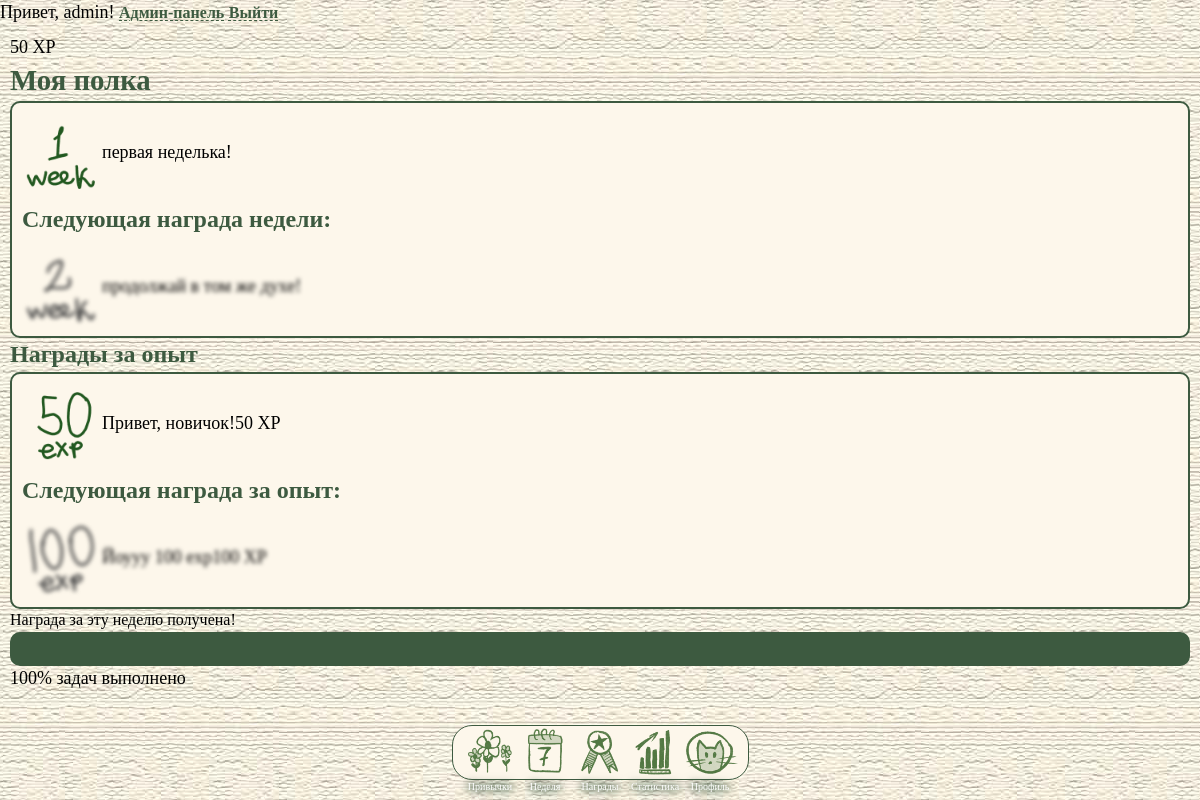
The page /rewards (signed in) on the database its author committed.
### app/models.py (models this page shows, shortened)
class User(UserMixin, db.Model):
    __tablename__ = 'users'
    id = db.Column(db.Integer, primary_key=True)
    email = db.Column(db.String(120), unique=True, nullable=False)
    username = db.Column(db.String(80), nullable=False)
    password_hash = db.Column(db.String(255), nullable=False)
    avatar_url = db.Column(db.String(255), nullable=True)
    experience = db.Column(db.Integer, default=0, nullable=False)
    days_streak = db.Column(db.Integer, default=0, nullable=False)
    created_at = db.Column(db.DateTime, default=datetime.utcnow, nullable=False)
    is_admin = db.Column(db.Boolean, default=False, nullable=False)
    habits = db.relationship('Habit', backref='user', lazy=True, cascade='all, delete-orphan')
    habit_logs = db.relationship('HabitLog', backref='user', lazy=True, cascade='all, delete-orphan')
    user_rewards = db.relationship('UserReward', backref='user', lazy=True, cascade='all, delete-orphan')
    user_weekly_rewards = db.relationship('UserWeeklyReward', backref='user', lazy=True, cascade='all, delete-orphan')

class WeeklyReward(db.Model):
    __tablename__ = 'weekly_rewards'
    id = db.Column(db.Integer, primary_key=True)
    position = db.Column(db.Integer, unique=True, nullable=False)  # порядок выдачи: 1, 2, 3...
    title = db.Column(db.String(120), nullable=False)
    icon_url = db.Column(db.String(255), nullable=False)
    user_weekly_rewards = db.relationship('UserWeeklyReward', backref='weekly_reward', lazy=True, cascade='all, delete-orphan')

class Reward(db.Model):
    __tablename__ = 'rewards'
    id = db.Column(db.Integer, primary_key=True)
    title = db.Column(db.String(120), nullable=False)
    icon_url = db.Column(db.String(255), nullable=False)
    required_xp = db.Column(db.Integer, nullable=False)  # порог опыта
    user_rewards = db.relationship('UserReward', backref='reward', lazy=True, cascade='all, delete-orphan')

### app/routes.py (the view)
@main.route('/rewards')
@login_required
def rewards():
    today = date.today()
    monday = today - timedelta(days=today.weekday())
    sunday = monday + timedelta(days=6)
    _, _, percent = _week_completion(current_user.id, monday, sunday)
    remaining = max(0, WEEKLY_GOAL_PERCENT - percent)
    earned_weekly = sorted(
        current_user.user_weekly_rewards,
        key=lambda uw: uw.obtained_at, reverse=True,
    )
    shelf = [uw.weekly_reward for uw in earned_weekly]
    next_position = len(current_user.user_weekly_rewards) + 1
    next_weekly = WeeklyReward.query.filter_by(position=next_position).first()
    earned_xp = sorted(
        current_user.user_rewards,
        key=lambda ur: ur.obtained_at, reverse=True,
    )
    earned_xp_rewards = [ur.reward for ur in earned_xp]
    earned_ids = {ur.reward_id for ur in current_user.user_rewards}
    next_xp = (
        Reward.query
        .filter(Reward.id.notin_(earned_ids) if earned_ids else True)
        .order_by(Reward.required_xp)
        .first()
    )
    return render_template(
        'rewards.html',
        user=current_user,
        shelf=shelf,
        next_weekly=next_weekly,
        earned_xp_rewards=earned_xp_rewards,
        next_xp=next_xp,
        percent=percent,
        remaining=remaining,
        goal=WEEKLY_GOAL_PERCENT,
    )

### app/models.py (called while the page is built)
@login_manager.user_loader
def load_user(user_id: str):
    return User.query.get(int(user_id))

### app/routes.py (called while the page is built)
def _habit_scheduled_on(habit, day: date, iso_dow: int) -> bool:
    if day < habit.created_at.date():
        return False
    if habit.frequency == 'daily':
        return True
    if habit.frequency == 'weekly' and habit.target_days:
        return iso_dow in habit.target_days
    return False

def _week_completion(user_id, monday, sunday, habits=None):
    if habits is None:
        habits = Habit.query.filter_by(user_id=user_id, is_active=True).all()
    logs = HabitLog.query.filter(
        HabitLog.user_id == user_id,
        HabitLog.is_done.is_(True),
        HabitLog.log_date >= monday,
        HabitLog.log_date <= sunday,
    ).all()
    done_set = {(log.habit_id, log.log_date) for log in logs}
    total = done = 0
    for i in range(7):
        d = monday + timedelta(days=i)
        iso_dow = i + 1
        for h in habits:
            if _habit_scheduled_on(h, d, iso_dow):
                total += 1
                if (h.id, d) in done_set:
                    done += 1
    percent = round(done / total * 100) if total else 0
    return done, total, percent

### app/templates/rewards.html (shortened to what this page needs)
{% extends "base.html" %}
{% block content %}
<section class="rewards-page">
    <div class="rewards-xp">
        <span class="rewards-xp-value">{{ user.experience }}</span> XP
    </div>
    <h1 class="rewards-shelf-title">Моя полка</h1>
    <div class="rewards-shelf">
        {% for reward in shelf %}
        <div class="shelf-item" title="{{ reward.title }}">
            <img style="width: 80px;" class="shelf-item-icon" src="{{ url_for('static', filename=reward.icon_url) }}"
                alt="">
            <span class="shelf-item-title">{{ reward.title }}</span>
        </div>
        {% else %}
        <p class="rewards-shelf-empty">Пока нет недельных наград</p>
        {% endfor %}
        <h2 class="title-next-week">Следующая награда недели:</h2>
        {% if next_weekly %}
        <div class="shelf-item is-locked" title="{{ next_weekly.title }}">
            <img style="width: 80px;" class="shelf-item-icon"
                src="{{ url_for('static', filename=next_weekly.icon_url) }}" alt="">
            <span class="shelf-item-title">{{ next_weekly.title }}</span>
        </div>
        {% endif %}
    </div>
    <h2 class="rewards-xp-title">Награды за опыт</h2>
    <div class="rewards-xp-list">
        {% for reward in earned_xp_rewards %}
        <div class="xp-reward is-unlocked">
            <img style="width: 80px;" class="xp-reward-icon" src="{{ url_for('static', filename=reward.icon_url) }}"
                alt="">
            <span class="xp-reward-title">{{ reward.title }}</span>
            <span class="xp-reward-req">{{ reward.required_xp }} XP</span>
        </div>
        {% endfor %}
        <h2 class="title-next-xp">Следующая награда за опыт:</h2>
        {% if next_xp %}
        <div class="xp-reward is-locked">
            <img style="width: 80px;" class="xp-reward-icon" src="{{ url_for('static', filename=next_xp.icon_url) }}"
                alt="">
            <span class="xp-reward-title">{{ next_xp.title }}</span>
            <span class="xp-reward-req">{{ next_xp.required_xp }} XP</span>
        </div>
        {% elif not earned_xp_rewards %}
        <p class="rewards-xp-empty">Награды за опыт пока не добавлены</p>
        {% endif %}
    </div>
    <div class="rewards-week">
        {% if remaining > 0 %}
        <p class="rewards-week-note">
            Осталось выполнить ещё {{ remaining }}% привычек на этой неделе для получения награды
        </p>
        {% else %}
        <p class="rewards-week-note">Награда за эту неделю получена!</p>
        {% endif %}
        <div class="rewards-progress">
            <div class="rewards-progress-bar-container">
                <div class="rewards-progress-bar" style="width: {{ percent }}%"></div>
            </div>
            <span class="rewards-progress-label">{{ percent }}% задач выполнено</span>
        </div>
    </div>
</section>
{% endblock %}

### app/templates/base.html (shortened to what this page needs)
<!DOCTYPE html>
<html lang="en">
<head>
    <link rel="stylesheet" href="{{ url_for('static', filename='css/style.css') }}">
    <link rel="stylesheet" href="{{ url_for('static', filename='css/habits.css') }}">
    <link rel="stylesheet" href="{{ url_for('static', filename='css/reg_auth.css') }}">
    <link rel="stylesheet" href="{{ url_for('static', filename='css/week.css') }}">
    <link rel="stylesheet" href="{{ url_for('static', filename='css/rewards.css') }}">
    <link rel="stylesheet" href="{{ url_for('static', filename='css/stat.css') }}">
</head>
<body>
    <header id="auth-bar">
        {% if current_user.is_authenticated %}
            <span>Привет, {{ current_user.username }}!</span>
            {% if current_user.is_admin %}
                <a href="{{ url_for('admin.dashboard') }}">Админ-панель</a>
            {% endif %}
            <a href="{{ url_for('auth.logout') }}">Выйти</a>
        {% else %}
            <a href="{{ url_for('auth.login') }}">Войти</a>
            <a href="{{ url_for('auth.register') }}">Регистрация</a>
        {% endif %}
    </header>
    <main>
        {% block content %}{% endblock %}
    </main>
<div id="main-menu">
    <div id="dock">
        <a href="{{ url_for('main.habits') }}">
            <div class="dock-button">
                <img src="{{ url_for('static', filename='images/dock/habits_icon.png') }}" alt="">
                <p>Привычки</p>
            </div>
        </a>
        <a href="{{ url_for('main.week') }}">
            <div class="dock-button">
                <img src="{{ url_for('static', filename='images/dock/week_icon.png') }}" alt="">
                <p>Неделя</p>
            </div>
        </a>
        <a href="{{ url_for('main.rewards') }}">
            <div class="dock-button">
                <img src="{{ url_for('static', filename='images/dock/achievements_icon.png') }}" alt="">
                <p>Награды</p>
            </div>
        </a>
        <a href="{{ url_for('main.statistics') }}">
            <div class="dock-button">
                <img src="{{ url_for('static', filename='images/dock/statistics_icon.png') }}" alt="">
                <p>Статистика</p>
            </div>
        </a>
        <a href="{{ url_for('main.profile') }}">
            <div class="dock-button">
                <img src="{{ url_for('static', filename='images/dock/user_icon.png') }}" alt="">
                <p>Профиль</p>
            </div>
        </a>
    </div>
</div>
</body>
</html>

### app/static/css/style.css (style rules this page uses)
:root { --dark-green: #3d5a40; --light-green: #d7d6a5; --mid-beige: #f2ce74; --dark-green-transp: #28462783; --light-beige: #fdf7eb; --dock-height: 75px; --btn-font-size: 1rem; }
* { margin: 0; padding: 0; box-sizing: border-box; }
html { min-height: 100%; background-color: var(--light-beige); background-image: url("../images/backgrounds/cloth064.jpg"); background-position: center; }
body { min-height: 100vh; background: transparent; font-family: "Raleway"; line-height: 1.4; font-size: 18px; }
p { font-size: 1rem; font-weight: 500; }
a { font-size: 1rem; font-weight: 600; color: var(--dark-green); text-decoration-line: underline; text-decoration-style: dashed; text-decoration-thickness: 1px; text-underline-offset: 2px; }
h1 { font-family: "Raleway-Italic"; color: var(--dark-green); font-size: 1.8rem; font-weight: 700; }
h2 { color: var(--dark-green); font-size: 1.5rem; font-weight: 600; }
main { padding: 10px; padding-bottom: calc(var(--dock-height) + 20px); }
#main-menu { z-index: 100; width: 100%; position: fixed; bottom: 20px; }
#dock { margin: auto; padding: 0 10px 0 10px; height: 55px; width: max-content; display: flex; justify-content: center; align-items: flex-end; background-color: var(--light-beige); border: 1px solid var(--dark-green); border-radius: 20px; }
.dock-button { height: 55px; width: 55px; transition: all ease 0.2s; }
.dock-button p { margin-top: -5px; font-size: 10px; text-align: center; color: white; filter: drop-shadow(0 0 3px var(--dark-green)) drop-shadow(0 0 5px var(--dark-green)); }
#dock a { text-decoration: none; }
.dock-button img { width: 100%; }

### app/static/css/rewards.css (style rules this page uses)
.rewards-shelf { background-color: var(--light-beige); border-radius: 10px; border: 2px solid var(--dark-green); }
.rewards-xp-list { background-color: var(--light-beige); border-radius: 10px; border: 2px solid var(--dark-green); }
.rewards-progress-bar-container { border-radius: 10px; border: 2px solid var(--dark-green); }
.rewards-progress-bar { height: 30px; background-color: var(--dark-green); border-radius: 5px; }
.shelf-item { display: flex; align-items: center; padding: 10px; }
.is-locked { filter: blur(2px) saturate(0); }
.xp-reward { display: flex; align-items: center; padding: 10px; }
.title-next-week { margin-left: 10px; }
.title-next-xp { margin-left: 10px; }

### rows shown on the page
User: username "admin", experience "50"
WeeklyReward: icon_url (picture), title "первая неделька!"
WeeklyReward: icon_url (picture), title "продолжай в том же духе!"
Reward: icon_url (picture), title "Привет, новичок!", required_xp "50"
Reward: icon_url (picture), title "Йоууу 100 exp", required_xp "100"

### other values the page prints
{{ percent }} "100"
